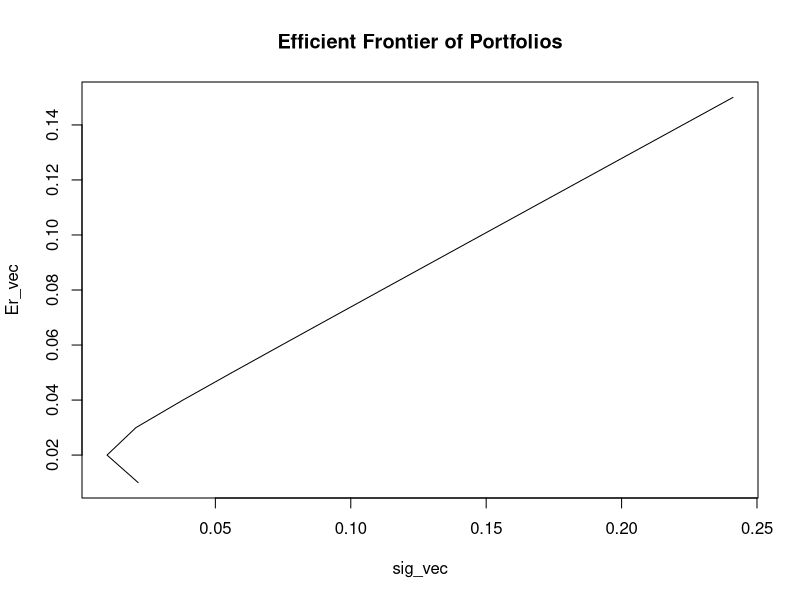

Reproduce this figure in R.
##### Portfolio Optimization for given return and risk tolerances by Christopher Thomson

## The following code fulfills the task of a Markowitz portolio optimization problem for 
## n - risky assets. In other words, the goal is to efficiently allocate funds in a portfolio 
## to a number of assets with fully known return distributions and covariance/correlation relationships.
## By "efficiently" we mean to minimize the covariance/correlation risk of the portfolio while seeking an 
## a predetermined expected return on the entire portfolio. The only constraint on that must be maintained 
## is the "initial capital for investment" must be fully utilized and all available stocks must recieve allocation. 
## (however very very small and/or very very large allocations are allowed AND negative or shortselling is allowed). 
## The process is facilitated using Lagrangian Multipliers for matrix method solutions. 


### Function Setup #### 

## The function incorporates three variables: 1. The mean of returns vector - mu 2. The known covariance
## matrix - cv 3. The expected or "required" return on the aggregate portfolio - Er
markowitz <- function(mu,cv,Er) {
  n = length(mu)
  wuns = matrix(1,n,1)
  A = t(wuns)%*%solve(cv)%*%mu
  B = t(mu)%*%solve(cv)%*%mu
  C = t(wuns)%*%solve(cv)%*%wuns
  D = B*C - A^2
  lam1 = (C*Er-A)/D
  lam2 = (B-A*Er)/D
  wts = lam1[1]*(solve(cv)%*%mu) + lam2[1]*(solve(cv)%*%wuns)
  g = (B[1]*(solve(cv)%*%wuns)-A[1]*(solve(cv)%*%mu))/D[1]
  h = (C[1]*(solve(cv)%*%mu) - A[1]*(solve(cv)%*%wuns))/D[1]
  
  wts = g + h*Er
}

## An example of the above:
mu = matrix(c(0.02,0.10,0.20),3,1) 
n = length(mu)
cv = matrix(c(0.0001,0,0,0,0.04,0.02,0,0.02,0.16),n,n)
Er = 0.18
wts = markowitz(mu,cv,Er) # Store the output of the function
print(wts)
# Note the output of wts under these parameters requires that the first asset/mu[1] has
# to be sold short to minimized the variance.


### Tracing the efficient frontier of the portfolio for various return to risk tolerances by toggling E[rp]:
Er_vec <- matrix(seq(0.01,0.15,0.01),15,1)
sig_vec <- matrix(0,15,1)
j = 0
for (Er in Er_vec) {
  j = j+1
  wts = markowitz(mu,cv,Er)
  sig_vec[j] = sqrt(t(wts)%*%cv%*%wts)
}
# For given mu values of each component, the above code calculates the different weight
# allocations required to give an expected return on a portfolio and the associated standard
# deviation. 

## Plotting the efficient frontier:
plot(sig_vec, Er_vec, type = "l", main = "Efficient Frontier of Portfolios")
